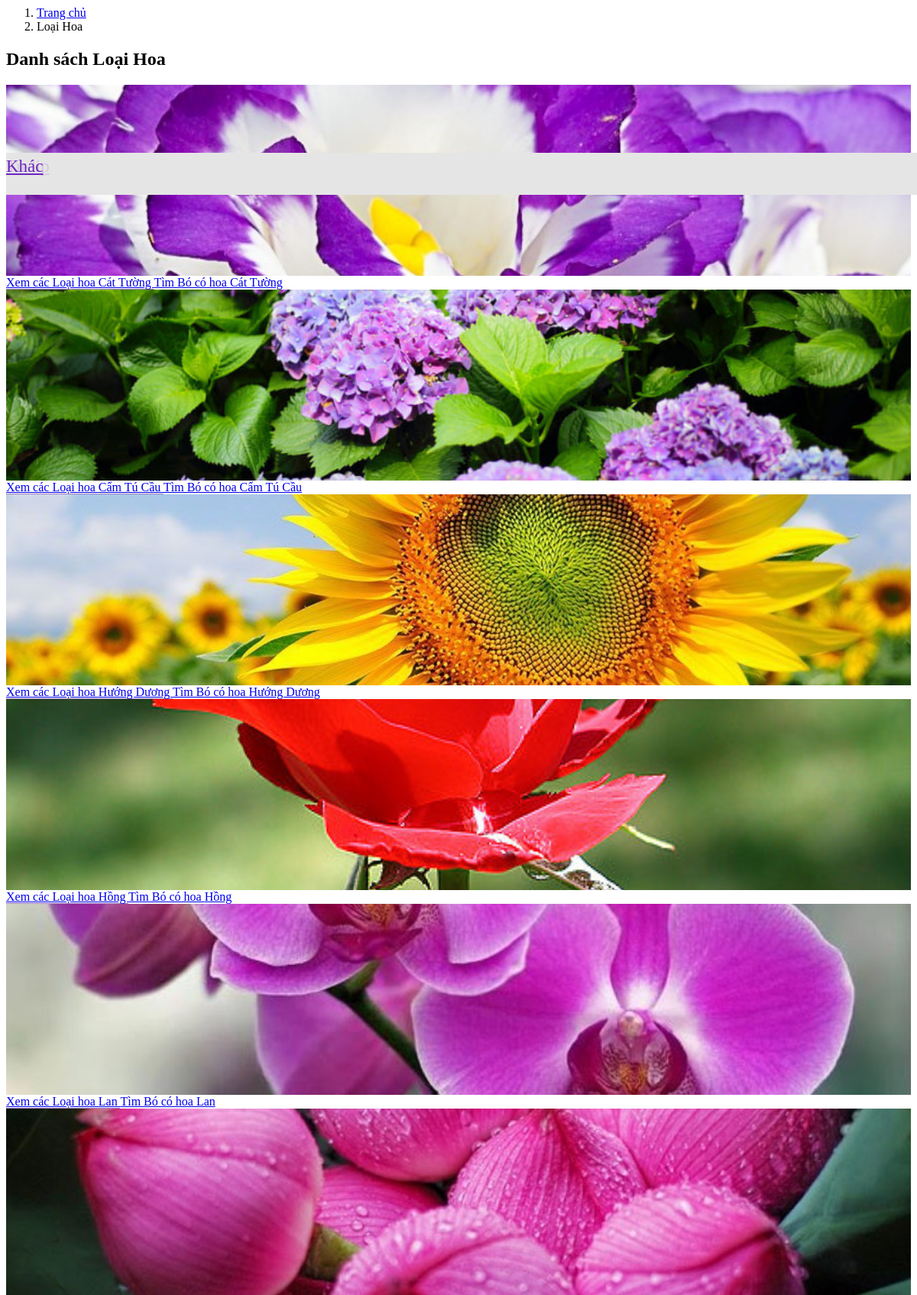
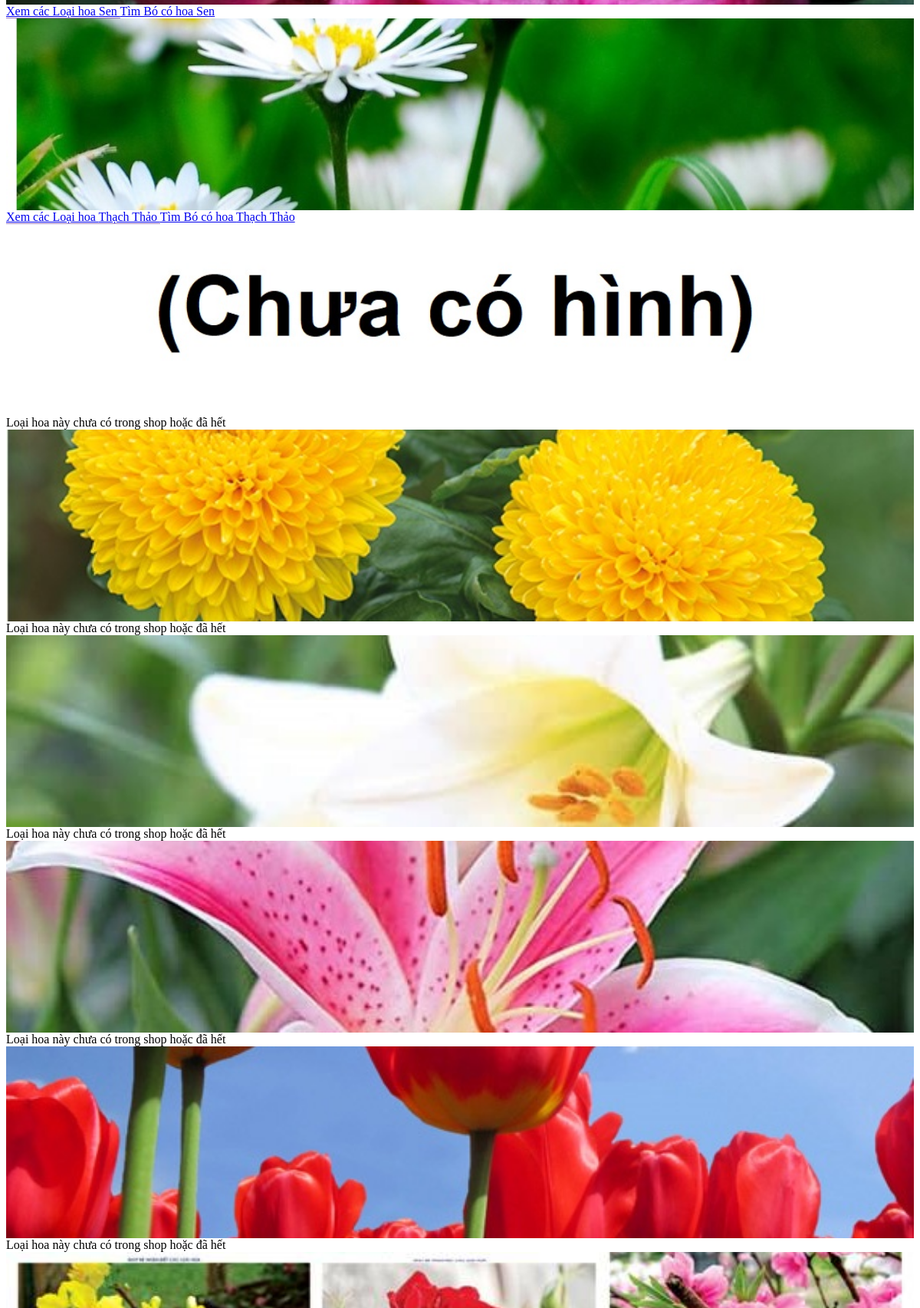
Screenshot of /1804HDTVShop/flowercate.php (upper part) with the database file from the repository (2 pictures, top to bottom).
### tables this page shows
CREATE TABLE IF NOT EXISTS `flower_cate` (
  `f_cate_ID` CHAR(5) NOT NULL,
  `f_cate_name` VARCHAR(45) NOT NULL,
  `f_cate_img` VARCHAR(200) NOT NULL,
  `f_cate_detail` TEXT NOT NULL,
  PRIMARY KEY (`f_cate_ID`));

### src/flowerdb.php (called while the page is built, shortened)
<?php
function getSql($sql)
{
    include "fconnectadmin.php";
    $result = $cn->query($sql);
    while ($row = $result->fetch_assoc()) {
        $rows[] = $row;
    }
    if (isset($rows)) {
        return $rows;
    } else {
        return array();
    }
}

### 1804HDTVShop/flowercate.php (the view, shortened to what this page needs)
<div class="container col-11 mt-3 mb-3">
    <?php
        include "../src/flowerdb.php";
        $sitedir="../";
        if (isset($_GET["fcate"])) {
            if ($_GET["fcate"]!="") {
                $fcateid = $_GET["fcate"];
                $flowerdata = getSql("SELECT * FROM flower,flower_cate WHERE flower.f_cate_ID=flower_cate.f_cate_ID AND flower.f_cate_ID = '$fcateid'");
                if (sizeof($flowerdata)<=0) {
                    $f = getSql("SELECT * FROM flower_cate WHERE f_cate_ID = '$fcateid'")[0];
                    echo '<div class="row">
                            <div class="col">
                                <nav aria-label="breadcrumb">
                                    <ol class="breadcrumb">
                                        <li class="breadcrumb-item"><a href="#">Trang chủ</a></li>
                                        <li class="breadcrumb-item"><a href="#!flowercate">Loại Hoa</a></li>
                                        <li class="breadcrumb-item active" aria-current="page">'.$f["f_cate_name"].'</li>
                                    </ol>
                                </nav>
                            </div>
                        </div>';
                    echo '<div class="row">';
                    echo '<div class="col-lg-2 mr-2 border" style="background-color:#ebdbfd">';
                    echo '<h3 class="my-3 text-center">Các loại hoa</h3>
                        <h1 class="my-3 text-center">'.$f["f_cate_name"].'</h1>';
                    if (file_exists($sitedir.$f["f_cate_img"])) {
                        $imgurl = $sitedir.$f["f_cate_img"]."?".date("dmyHis");
                    }else{
                        $imgurl = $sitedir."img/undefined.jpg";
                    }
                    echo '<img src="'.$imgurl.'" style="width:100%;border-radius:100%;">';
                    echo '<div class="mb-2 mt-4">'.nl2br($f["f_cate_detail"]).'</div>';
                    echo '</div>';
                    echo "<div class='col-lg-9 container text-center'>";
                    echo "  <h3>Loại hoa này chưa có trong shop hoặc đã hết</h3>";
                    echo "  <a href='#!flowercate'>Trở lại Danh sách Loại Hoa</a>";
                    echo "</div>";
                    echo "</div>";
                }else{
                    echo '<div class="row">
                            <div class="col">
                                <nav aria-label="breadcrumb">
                                    <ol class="breadcrumb">
                                        <li class="breadcrumb-item"><a href="#">Trang chủ</a></li>
                                        <li class="breadcrumb-item"><a href="#!flowercate">Loại Hoa</a></li>
                                        <li class="breadcrumb-item active" aria-current="page">'.$flowerdata[0]["f_cate_name"].'</li>
                                    </ol>
                                </nav>
                            </div>
                        </div>';
                    echo '<div class="row">';
                    echo '<div class="col-lg-2 mr-2 border" style="background-color:#ebdbfd">';
                    echo '<h3 class="my-3 text-center">Các loại hoa</h3>
                        <h1 class="my-3 text-center">'.$flowerdata[0]["f_cate_name"].'</h1>';
                    if (file_exists($sitedir.$flowerdata[0]["f_cate_img"])) {
                        $imgurl = $sitedir.$flowerdata[0]["f_cate_img"]."?".date("dmyHis");
                    }else{
                        $imgurl = $sitedir."img/undefined.jpg";
                    }
                    echo '<img src="'.$imgurl.'" style="width:100%;border-radius:100%;">';
                    echo '<div class="mb-2 mt-4">'.nl2br($flowerdata[0]["f_cate_detail"]).'</div>';
                    echo '</div>';
                    echo '<div class="col-lg-10 row border bg-light">';
                    foreach ($flowerdata as $key => $fdata) {
                        $bexisted = getSql("SELECT * FROM bouq_detail WHERE f_ID = '".$fdata['f_ID']."'");
                        if (sizeof($bexisted)>0) {
                            if (file_exists($sitedir.$fdata["f_img"])) {
                                $fimgurl = $sitedir.$fdata["f_img"]."?".date("dmyHis");
                            }else{
                                $fimgurl = $sitedir."img/undefined.jpg";
                            }
                            echo '<div class="col-lg-3 col-md-5 mb-3 mt-3">
                                    <div class="card h-80 border-primary border-shop">
                                        <a href="#!flower/'.$fdata["f_ID"].'"><img class="card-img-top custom" src="'.$fimgurl.'" alt=""></a>
                                        <div class="text-center card-caption" style="">
                                            <div class="card-title text-center">
                                                <a href="#!flower/'.$fdata["f_ID"].'" >'.$fdata["f_name"].'</a>
                                            </div>
                                        </div>
                                        <a href="#!flower/'.$fdata["f_ID"].'" class="btn card-footer btn-shop">
                                            Xem các Bó có <br><h5>'.$fdata["f_name"].'</h5>
                                        </a>
                                    </div>
                                </div>';
                        }
                    }
                    foreach ($flowerdata as $key => $fdata) {
                        $bexisted = getSql("SELECT * FROM bouq_detail WHERE f_ID = '".$fdata['f_ID']."'");
                        if (sizeof($bexisted)<=0) {
                            if (file_exists($sitedir.$fdata["f_img"])) {
                                $fimgurl = $sitedir.$fdata["f_img"]."?".date("dmyHis");
                            }else{
                                $fimgurl = $sitedir."img/undefined.jpg";
                            }
                            echo '<div class="col-lg-3 col-md-5 mb-3 mt-3">
                                    <div class="card h-80 border-primary border-shop">
                                        <a href="#!flower/'.$fdata["f_ID"].'"><img class="card-img-top custom" src="'.$fimgurl.'" alt=""></a>
                                        <div class="text-center card-caption" style="">
                                            <div class="card-title text-center">
                                                <a href="#!flower/'.$fdata["f_ID"].'" >'.$fdata["f_name"].'</a>
                                            </div>
                                        </div>
                                        <a class="btn card-footer btn-secondary" style="border:none;">
                                            Chưa có bó nào có hoa này</h5>
                                        </a>
                                    </div>
                                </div>';
                        }
                    }
                    echo '  </div>';
                    echo '</div>';
                }
            }else{
                showAll();
            }
        }else{
            showAll();
        }
        function showAll(){
            $sitedir="../";
            $fcatedata = getSql("SELECT * FROM flower_cate order by case when f_cate_ID='KH' THEN 1 ELSE 0 end");
            echo '<div class="row">
                    <div class="col">
                        <nav aria-label="breadcrumb">
                            <ol class="breadcrumb">
                                <li class="breadcrumb-item"><a href="#">Trang chủ</a></li>
                                <li class="breadcrumb-item active" aria-current="page">Loại Hoa</li>
                            </ol>
                        </nav>
                    </div>
                </div>';
            echo '<h2>Danh sách Loại Hoa</h2>
                    <div class="row mt-3">';
            if (sizeof($fcatedata)<=0) {
                echo "Chưa có dữ liệu Loại Hoa!";
            }else{
                foreach ($fcatedata as $key => $fcate) {
                    $fcateimg = $sitedir."img/undefined.jpg";
                    if (file_exists($sitedir.$fcate["f_cate_img"])) {
                        $fcateimg = $sitedir.$fcate["f_cate_img"]."?".date("dmyHis");
                    }else{
                    }
                    $chk =true;
                    $flowerdata = getSql("SELECT * FROM flower WHERE f_cate_ID = '".$fcate["f_cate_ID"]."'");
                    if (sizeof($flowerdata)>0) {
                        $chk = true;
                    }else{
                        $chk = false;
                    }
                    if ($chk) {
                        echo '<div class="col-lg-3 col-md-5 mb-4">
                            <div class="card h-80 border-primary border-shop hoverable">
                                    <a href="#!flowercate/'.$fcate["f_cate_ID"].'"><img class="card-img-top" src="'.$fcateimg.'" alt=""></a>
                                    <div class="text-center card-caption" style="">
                                        <div class="card-title text-center">
                                            <a href="#!flowercate/'.$fcate["f_cate_ID"].'" >'.$fcate["f_cate_name"].'</a>
                                        </div>
                                    </div>';
                        echo '<a href="#!flowercate/'.$fcate["f_cate_ID"].'" class="btn card-footer btn-shop" style="border-radius:0px;border-bottom:2px solid #9f7fc3">
                                Xem các Loại hoa '.$fcate["f_cate_name"].'
                            </a>
                            <a href="#!browse.php/filter/'.$fcate["f_cate_name"].'/*/*/*/*" class="btn card-footer btn-shop">
                                Tìm Bó có hoa '.$fcate["f_cate_name"].'
                            </a>';
                        echo'   </div>
                            </div>';
                    }
                }
                foreach ($fcatedata as $key => $fcate) {
                    $fcateimg = $sitedir."img/undefined.jpg";
                    if (file_exists($sitedir.$fcate["f_cate_img"])) {
                        $fcateimg = $sitedir.$fcate["f_cate_img"]."?".date("dmyHis");
                    }else{
                        $fcateimg = $sitedir."img/undefined.jpg";
                    }
                    $chk =true;
                    $flowerdata = getSql("SELECT * FROM flower WHERE f_cate_ID = '".$fcate["f_cate_ID"]."'");
                    if (sizeof($flowerdata)>0) {
                        $chk = true;
                    }else{
                        $chk = false;
                    }
                    if (!$chk) {
                        echo '<div class="col-lg-3 col-md-5 mb-4">
                            <div class="card h-80 border-primary border-shop hoverable">
                                <a href="#!flowercate/'.$fcate["f_cate_ID"].'"><img class="card-img-top custom" src="'.$fcateimg.'" alt=""></a>
                                <div class="card-caption">
                                    <div class="card-title text-center">
                                        <a href="#!flowercate/'.$fcate["f_cate_ID"].'">'.$fcate["f_cate_name"].'</a>
                                    </div>
                                </div>';
                        echo '<a class="btn card-footer btn-secondary" style="border:none;">
                                Loại hoa này chưa có trong shop hoặc đã hết
                            </a>';
                        echo'   </div>
                            </div>';
                    }
                }
            }
            echo '</div>';
        }
    ?>
</div>

### 1804HDTVShop/flowercate.php (style rules this page uses)
.border-shop { border-color: #7c42bd !important; }
.card-img-top { width: 100%; height: 250px; object-fit: cover; }
.card-caption { position:absolute; top:200px; width:100%; height:50px; background-color:rgba(230,230,230,0.85); padding-top:5px; font-size:23px; font-weight:400; }
.card-caption a { color:#6d24c0; }
.card { transition: 0.3s; transition-timing-function: ease; }

### rows the page displays
flower_cate: f_cate_img (picture), f_cate_name "Cát Tường"
flower_cate: f_cate_img (picture), f_cate_name "Cẩm Tú Cầu"
flower_cate: f_cate_img (picture), f_cate_name "Hướng Dương"
flower_cate: f_cate_img (picture), f_cate_name "Hồng"
flower_cate: f_cate_img (picture), f_cate_name "Lan"
flower_cate: f_cate_img (picture), f_cate_name "Sen"
flower_cate: f_cate_img (picture), f_cate_name "Thạch Thảo"
flower_cate: shows a picture, f_cate_name "Cẩm Chướng"
flower_cate: f_cate_img (picture), f_cate_name "Cúc"
flower_cate: f_cate_img (picture), f_cate_name "Huệ"
flower_cate: f_cate_img (picture), f_cate_name "Ly"
flower_cate: f_cate_img (picture), f_cate_name "Tu-lip"
flower_cate: f_cate_img (picture), f_cate_name "Khác"
